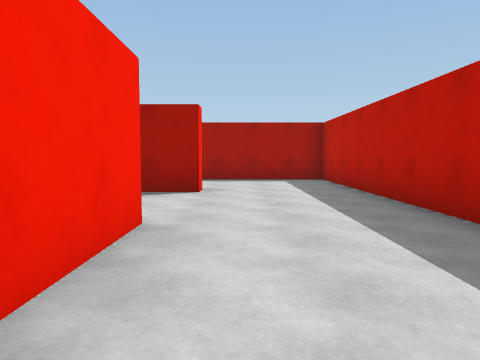
View 1 (above)

12 first-person views from a walk through a Unity game level. The camera is 1.3 m above the floor, tilts 4° down and sees 70° across. The floor is counted in squares, 2 m on a side. Each view is taken from the middle of a square. On the plan, view 1 faces up. The plan holds only what a view shows up to about 10 squares ahead; the rest is blank. The place goes on beyond the plan. The player is left out.

View 2
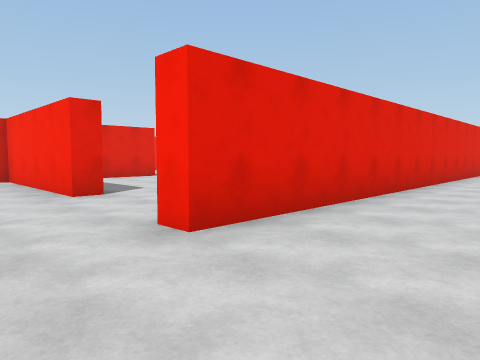

View 3
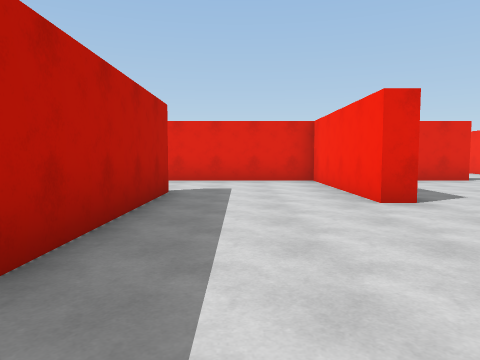

View 4
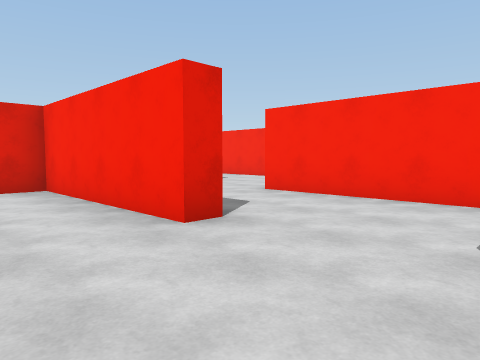

View 5
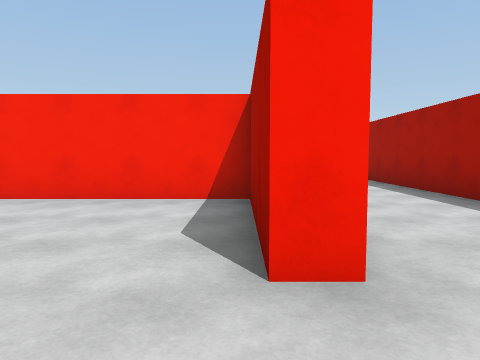

View 6
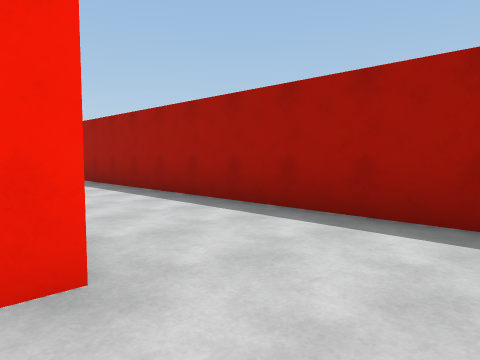

View 7
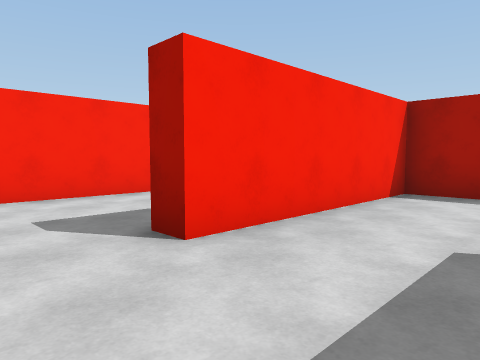

View 8
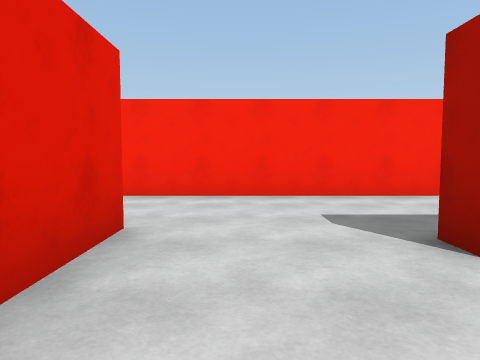

View 9
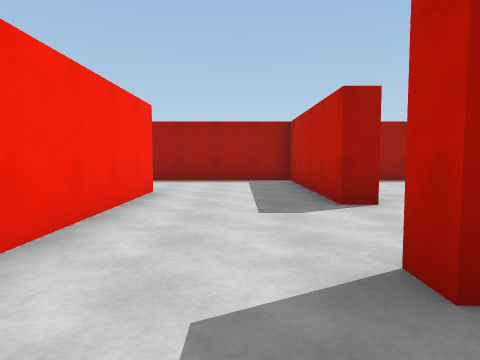

View 10
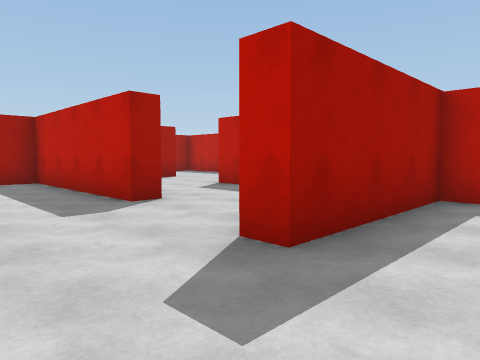

View 11
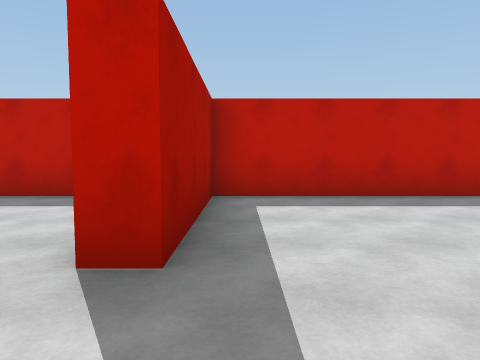

View 12
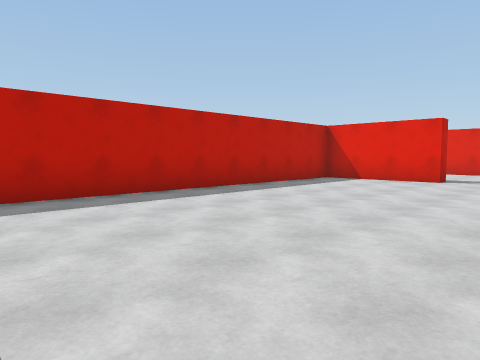

### Floor plan
Ten units are one square. View 1 is at (0, 0); x grows to the right and y downward. Boxes are objects, and circles mark ways between rooms. Rooms are numbered by the first view taken in them; rooms with no view inside come last. Other rooms are left out.
<svg viewBox="-90 -100 175 235">
<path fill="none" stroke="#000" d="M-10 -33 -10 10 15 10M23 -18 23 -35M-85 -67 -7 -67 -7 -62M23 -55 23 -95 -84 -95M-41 -35 -41 -16M-15 -6 -15 -33M-15 106 -15 16 -51 16M-46 119 -46 113 -21 113M15 10 30 10M-41 -16 -46 -16 -46 -62 -84 -62M-76 -34 -76 20M-51 16 -51 10 -34 10M-7 -62 -41 -62 -41 -35M-15 -33 -10 -33M23 -35 23 -55"/>
<circle cx="20" cy="-5" r="3" fill="#2a7"/>
<circle cx="5" cy="-25" r="3" fill="#2a7"/>
<circle cx="5" cy="-60" r="3" fill="#2a7"/>
<circle cx="-40" cy="-5" r="3" fill="#2a7"/>
<circle cx="-25" cy="-25" r="3" fill="#2a7"/>
<circle cx="-65" cy="10" r="3" fill="#2a7"/>
<circle cx="-10" cy="-45" r="3" fill="#2a7"/>
<text x="0" y="-20">1</text>
<text x="-30" y="-80">2</text>
<text x="-30" y="-20">3</text>
<text x="80" y="130">4</text>
<text x="-60" y="-20">5</text>
<text x="-20" y="-50">6</text>
<text x="0" y="-50">7</text>
</svg>
Room 1 opens to room 4. Room 1 opens to room 7. Room 2 opens to room 7. Room 3 opens to room 5. Room 3 opens to room 6. Room 4 opens to room 5. Room 6 opens to room 7.

Where each view was taken, in squares from view 1:
view 1: 0 up, 0 right, facing up
view 2: 9 up, 1 right, facing down-left
view 3: 8 up, 1 right, facing down
view 4: 6 up, 1 right, facing down-left
view 5: 6 up, 1 right, facing left
view 6: 6 up, 1 right, facing up-left
view 7: 0 up, 2 left, facing up-left
view 8: 0 up, 2 left, facing left
view 9: 3 down, 6 left, facing up
view 10: 3 down, 7 left, facing up-right
view 11: 2 down, 7 left, facing right
view 12: 2 down, 7 left, facing down-right
